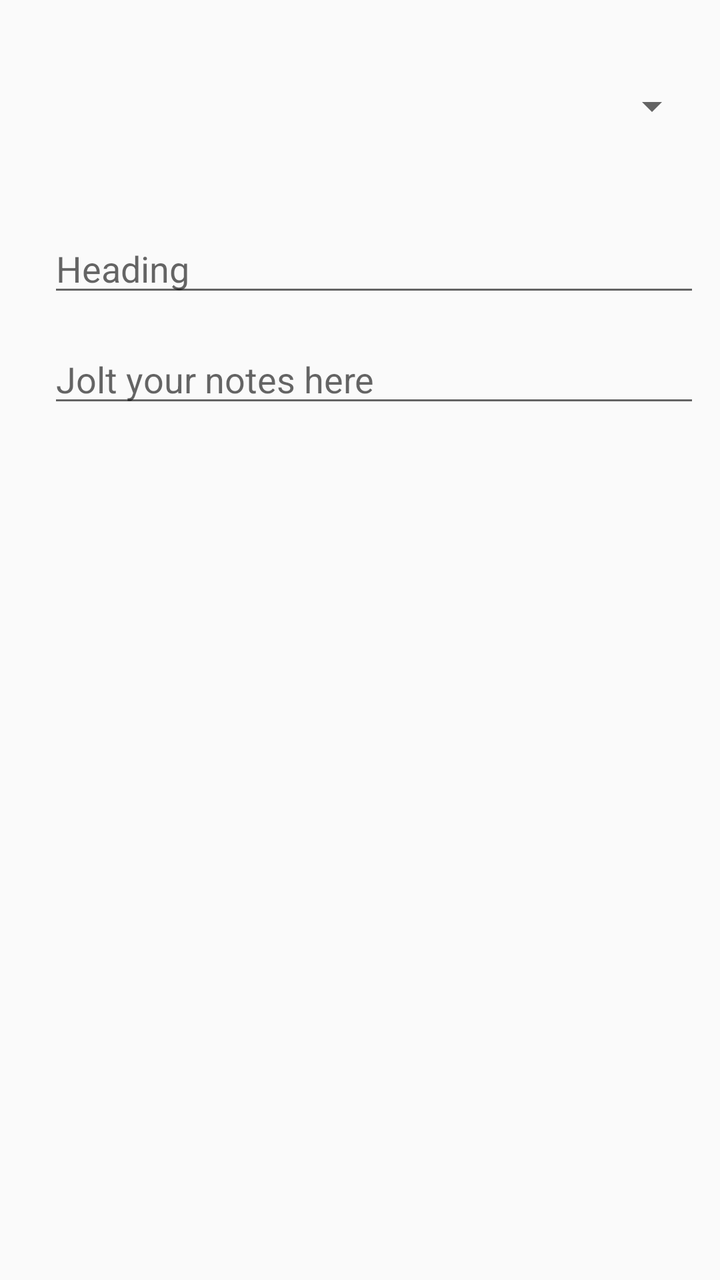
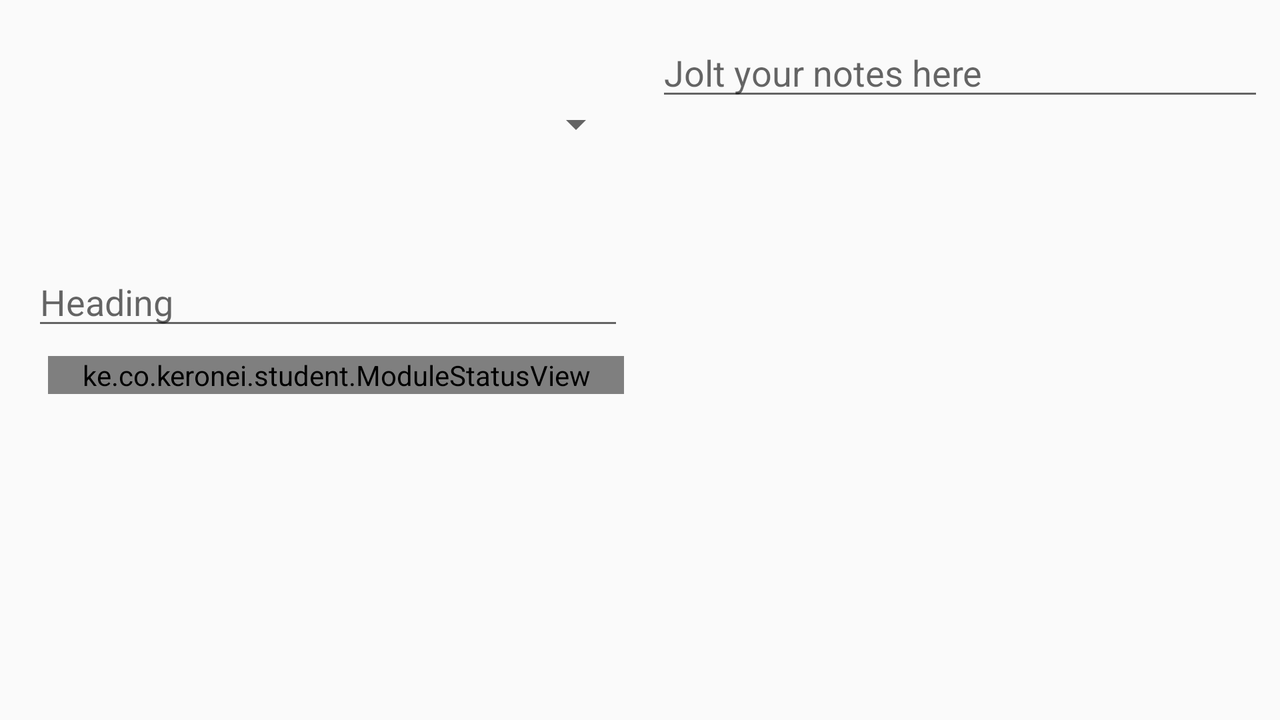

An Android layout and its configuration variant, each rendered on a device that would load it. The default file and the variant file are quoted in full after the pictures.
<!-- AndroidManifest.xml: application theme AppTheme -->
<!-- res/layout/content_note.xml -->
<?xml version="1.0" encoding="utf-8"?>
<android.support.constraint.ConstraintLayout xmlns:android="http://schemas.android.com/apk/res/android"
    xmlns:app="http://schemas.android.com/apk/res-auto"
    xmlns:tools="http://schemas.android.com/tools"
    android:layout_width="match_parent"
    android:layout_height="match_parent"
    app:layout_behavior="@string/appbar_scrolling_view_behavior"
    tools:context=".NoteActivity"
    tools:showIn="@layout/activity_note">

    <Spinner
        android:id="@+id/spinner_note_selector"
        android:layout_width="0dp"
        android:layout_height="90dp"
        android:layout_marginBottom="8dp"
        android:layout_marginEnd="10dp"
        android:layout_marginStart="16dp"
        android:layout_marginTop="8dp"
        android:paddingTop="16dp"
        app:layout_constraintBottom_toTopOf="@+id/edit_note_head"
        app:layout_constraintEnd_toEndOf="parent"
        app:layout_constraintStart_toStartOf="parent"
        app:layout_constraintTop_toTopOf="parent" />

    <EditText
        android:id="@+id/edit_note_head"
        android:layout_width="0dp"
        android:layout_height="wrap_content"
        android:layout_marginStart="8dp"
        android:ems="10"
        android:hint="@string/heading_hint"
        android:inputType="textMultiLine"

        android:paddingTop="16dp"
        app:layout_constraintBottom_toTopOf="@+id/edit_note_content"

        app:layout_constraintEnd_toEndOf="@+id/spinner_note_selector"
        app:layout_constraintHorizontal_bias="0.0"
        app:layout_constraintStart_toStartOf="@+id/spinner_note_selector"
        app:layout_constraintTop_toBottomOf="@id/spinner_note_selector" />

    <EditText
        android:id="@+id/edit_note_content"
        android:layout_width="0dp"
        android:layout_height="wrap_content"
        android:layout_marginTop="8dp"
        android:ems="10"
        android:hint="@string/jolt_your_notes_here_hint"
        android:inputType="textMultiLine"
        android:paddingTop="16dp"
        app:layout_constraintEnd_toEndOf="@+id/edit_note_head"
        app:layout_constraintHorizontal_bias="1.0"
        app:layout_constraintStart_toStartOf="@+id/edit_note_head"
        app:layout_constraintTop_toBottomOf="@+id/edit_note_head" />
</android.support.constraint.ConstraintLayout>
<!-- resources referenced by this layout -->
<resources>
  <!-- from res/values-v21/ -->
  <string name="heading_hint">Heading</string>
  <!-- from res/values-v21/ -->
  <string name="jolt_your_notes_here_hint">Jolt your notes here</string>
  <style name="AppTheme" parent="Theme.AppCompat.Light.DarkActionBar">
          
          <item name="colorPrimary">@color/colorPrimary</item>
          <item name="colorPrimaryDark">@color/variant</item>
          <item name="colorAccent">@color/my_prefered_color</item>
      </style>
  <color name="colorPrimary">#620131</color>
  <color name="variant">#64595e</color>
  <color name="my_prefered_color">#009999</color>
</resources>
<!-- res/layout-land/content_note.xml (the repository's variant of the layout above) -->
<!-- drawn on the phone turned sideways -->
<?xml version="1.0" encoding="utf-8"?>
<android.support.constraint.ConstraintLayout xmlns:android="http://schemas.android.com/apk/res/android"
    xmlns:app="http://schemas.android.com/apk/res-auto"
    xmlns:tools="http://schemas.android.com/tools"
    android:layout_width="match_parent"
    android:layout_height="match_parent"
    app:layout_behavior="@string/appbar_scrolling_view_behavior"
    tools:context=".NoteActivity"
    tools:showIn="@layout/activity_note">

    <Spinner
        android:id="@+id/spinner_note_selector"
        android:layout_width="0dp"
        android:layout_height="wrap_content"
        android:layout_marginBottom="9dp"
        android:layout_marginEnd="8dp"
        android:layout_marginStart="16dp"
        android:layout_marginTop="10dp"
        android:paddingTop="16dp"
        app:layout_constraintBottom_toTopOf="@+id/edit_note_head"
        app:layout_constraintEnd_toStartOf="@+id/guideline"
        app:layout_constraintStart_toStartOf="parent"
        app:layout_constraintTop_toTopOf="parent" />

    <EditText
        android:id="@+id/edit_note_head"
        android:layout_width="0dp"
        android:layout_height="wrap_content"
        android:layout_marginBottom="150dp"
        android:ems="10"
        android:hint="@string/heading_hint"

        android:inputType="textMultiLine"

        android:paddingTop="16dp"
        app:layout_constraintBottom_toBottomOf="parent"
        app:layout_constraintEnd_toEndOf="@+id/spinner_note_selector"
        app:layout_constraintHorizontal_bias="1.0"
        app:layout_constraintStart_toStartOf="@+id/spinner_note_selector"
        app:layout_constraintTop_toBottomOf="@+id/spinner_note_selector" />

    <EditText
        android:id="@+id/edit_note_content"
        android:layout_width="0dp"
        android:layout_height="wrap_content"
        android:layout_marginEnd="8dp"
        android:layout_marginStart="8dp"
        android:layout_marginTop="8dp"
        android:ems="10"
        android:hint="@string/jolt_your_notes_here_hint"
        android:inputType="textMultiLine"
        android:paddingTop="16dp"
        app:layout_constraintEnd_toEndOf="parent"
        app:layout_constraintHorizontal_bias="1.0"
        app:layout_constraintStart_toStartOf="@+id/guideline"
        app:layout_constraintTop_toTopOf="parent" />

    <android.support.constraint.Guideline
        android:id="@+id/guideline"
        android:layout_width="wrap_content"
        android:layout_height="wrap_content"
        android:orientation="vertical"
        app:layout_constraintGuide_percent="0.5" />

    <view
        android:id="@+id/module_status_view"
        class="ke.co.keronei.student.ModuleStatusView"
        id="@+id/view"
        android:layout_width="0dp"
        android:layout_height="wrap_content"
        android:layout_marginEnd="8dp"
        android:layout_marginStart="8dp"
        android:layout_marginTop="8dp"
        app:layout_constraintEnd_toStartOf="@+id/guideline"
        app:layout_constraintStart_toStartOf="@+id/edit_note_head"
        app:layout_constraintTop_toBottomOf="@+id/edit_note_head"
        app:outlineColor="@android:color/holo_green_dark" />
</android.support.constraint.ConstraintLayout>
